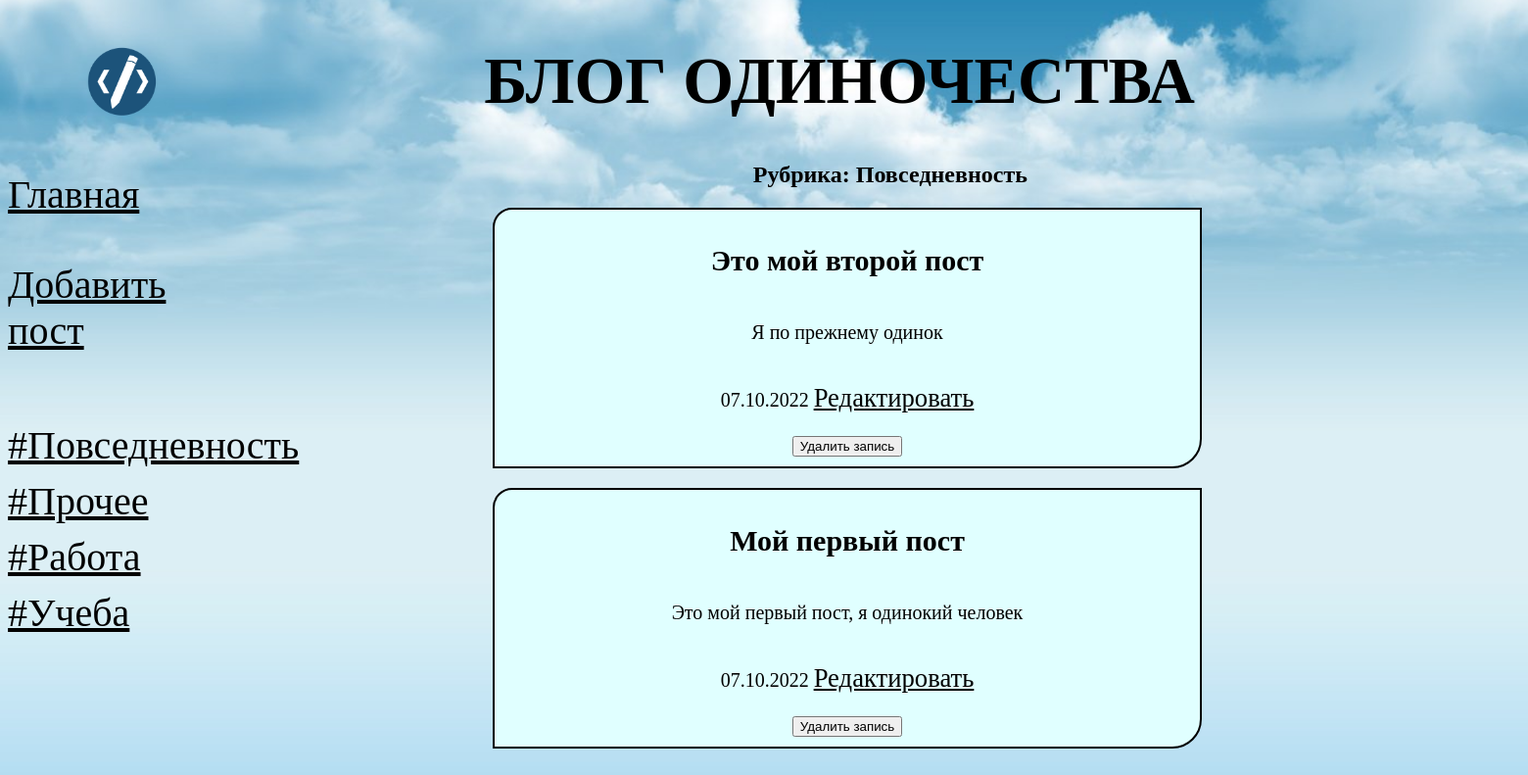
Screenshot of /bboard/1/ with the database file from the repository.
### bboard/models.py (models this page shows, shortened)
class Rubric(models.Model):
    name = models.CharField(max_length=20, verbose_name="Название", db_index=True)
    class Meta:
        verbose_name_plural = "Рубрики"
        verbose_name = "Рубрика"
        ordering = ["name"]

class Bb(models.Model):
    title = models.CharField(max_length=50, verbose_name="Заголовок")
    content = models.TextField(null=True, blank=True, verbose_name="Описание")
    published = models.DateTimeField(
        auto_now_add=True, db_index=True, verbose_name="Опубликовано"
    )
    rubric = models.ForeignKey(
        "Rubric", null=True, on_delete=models.PROTECT, verbose_name="Рубрика"
    )
    class Meta:
        verbose_name_plural = "Посты"
        verbose_name = "Пост"
        ordering = ["-published"]

### bboard/views.py (the view)
# urls.py: path("<int:rubric_id>/",by_rubric, name='by_rubric'),
def by_rubric(request, rubric_id):
    bbs = Bb.objects.filter(rubric=rubric_id)
    rubrics = Rubric.objects.all()
    current_rubric = Rubric.objects.get(pk=rubric_id)
    context = {"bbs": bbs, "rubrics": rubrics, "current_rubric": current_rubric}
    return render(request, "bboard/by_rubric.html", context)

### bboard/templates/bboard/by_rubric.html (shortened to what this page needs)
{% extends "layout/basic.html" %}
{% block content %}
<h2 style="position: relative; left: 43%;">Рубрика: {{ current_rubric.name }}</h2>
{% for bb in bbs %}
<div class="post_block">
   <h2>{{ bb.title }}</h2>
   <p>{{ bb.content }}</p>
   <p>{{ bb.published|date:"d.m.Y" }} <a href="{% url 'post_edit' bb.id %}" class="redact_button">Редактировать</a></p>
   <form method="POST" action="{% url 'post_delete' bb.id %}">
      <button type="submit" >Удалить запись</button>
   </form>
</div>
{% endfor %}
{% endblock %}

### bboard/templates/layout/basic.html (shortened to what this page needs)
{% load static %}
<!DOCTYPE html>
<html>
   <head>
      <link rel="stylesheet" type="text/css"
      href="{% static 'bboard/style.css' %}">
   </head>
   <body>
      <header>
         <h1>Блог одиночества</h1>
      </header>
      <nav>
         <a href="{% url 'index' %}" class="pbutton">Главная</a>
         <br>
         <a href="{% url 'add' %}" class="pbutton">Добавить пост</a>
         <br>
         <br>
         {% for rubric in rubrics %}
         <a href="{% url 'by_rubric' rubric.pk %}" class="pbutton">
         #{{ rubric.name }}</a>
         {% endfor %}
      </nav>
      <section>
         {% block content %}
         {% endblock %}
      </section>
   </body>
</html>

### bboard/static/bboard/style.css (style rules this page uses)
header h1 { position: relative; left: 5%; font-size: 50pt; color: black; text-transform: uppercase; text-align: center; background: url("logo.png") left / auto 100% no-repeat; }
.pbutton { color: black; font-size: 30pt; }
.redact_button { color: black; font-size: 20pt; }
nav { font-size: 16pt; width: 150px; float: left; }
nav a { display: block; margin: 10px 0px; }
section { margin-left: 170px; }
html { background-image: url("bg2.jpg"); background-repeat: no-repeat; background-position: center center; background-attachment: fixed; -webkit-background-size: cover; -moz-background-size: cover; -o-background-size: cover; background-size: cover; }
.post_block { border-top-left-radius: 20px; border-top-right-radius: 0; border-bottom-right-radius: 30px; border-bottom-left-radius: 0; background-color: lightcyan; border:2px solid black; margin:20px auto; padding:10px; width:700px; word-break:break-all; border-width: solid; font-size: 15pt; display: flex; justify-content: center; flex-direction: column; text-align: center; }

### rows the page displays
Rubric: name "Повседневность"
Rubric: name "Прочее"
Rubric: name "Работа"
Rubric: name "Учеба"
Bb: title "Это мой второй пост", content "Я по прежнему одинок", published "07.10.2022"
Bb: title "Мой первый пост", content "Это мой первый пост, я одинокий человек", published "07.10.2022"
